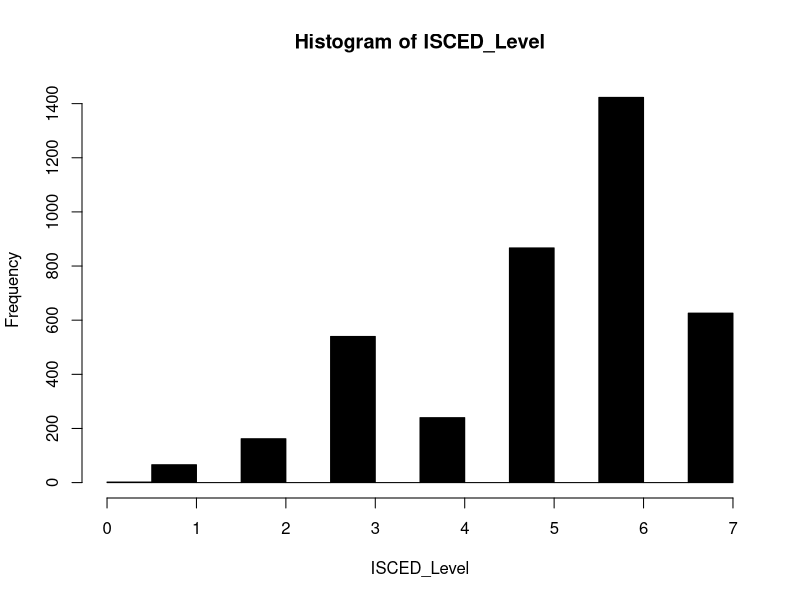
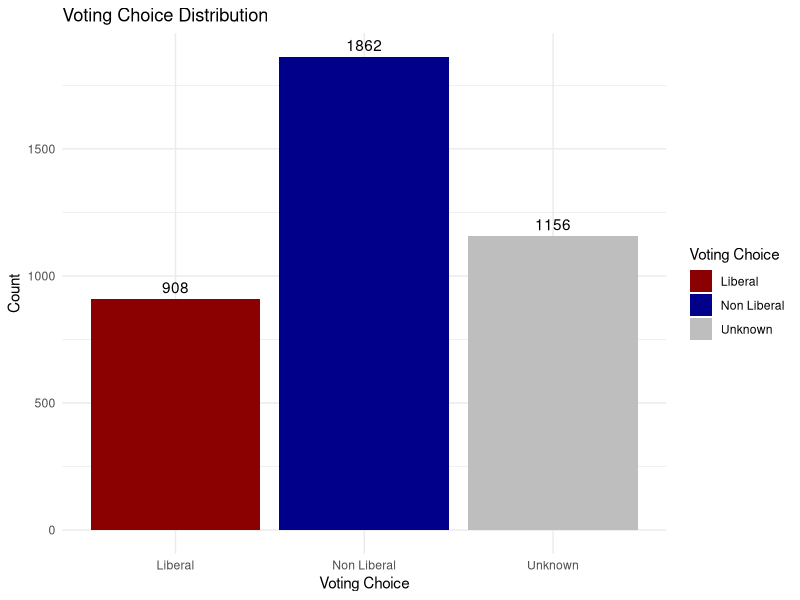
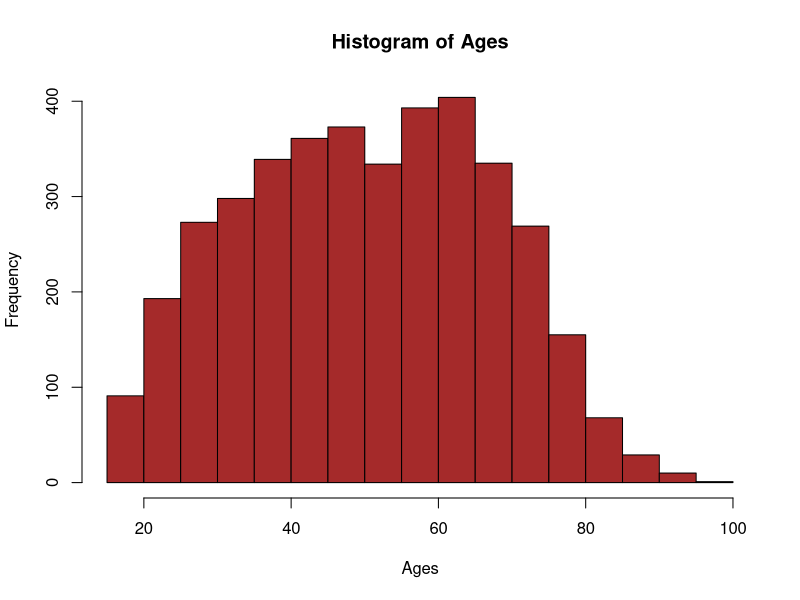
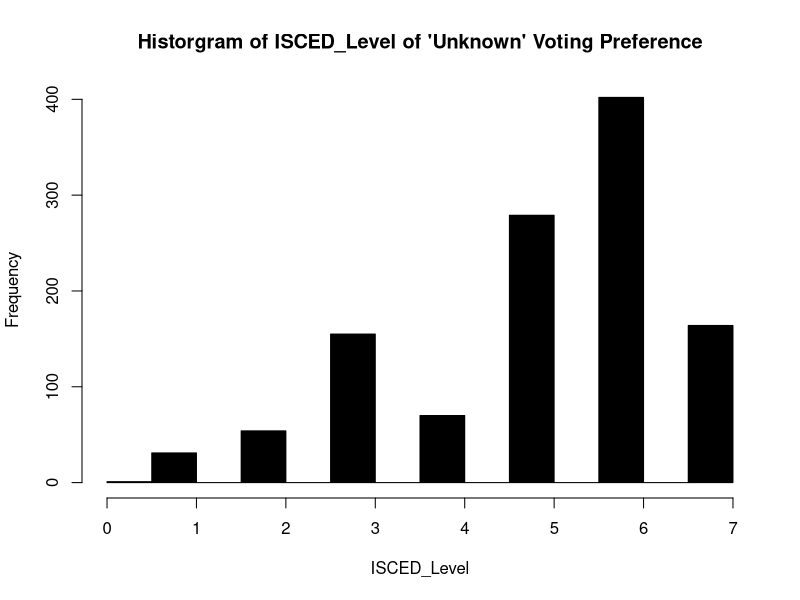
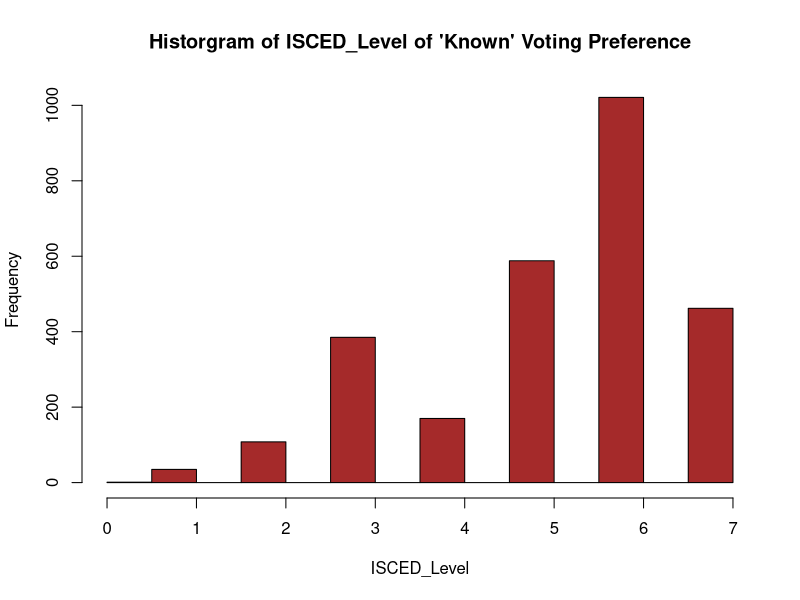

These figures' R source, in order:
## ---- chunk 1
library(tidyverse)

phone_data <- read_csv("ces_phone.csv")

## ---- chunk 2
#NA values in age, most likely to vote for (q11) and education level q(61)
na_count <- phone_data %>%
  summarize(
    q11 = sum(is.na(q11)),
    q61 = sum(is.na(q61)),
    age = sum(is.na(age))
  )

#removing NA values in q11 (81 is a low number)

phone_data <- phone_data %>% filter(!is.na(q11))

#Checking non response answers (-9, -8, -7 for q11 and q61) and valid age

no_response_count <- phone_data %>%
  summarize(
    q11 = sum(q11 < 0),
    q61 = sum(q61 < 0),
    age = sum(age < 18)
  )

#removing non response from q61 (11 is a small number)

phone_data <- phone_data %>% filter(q61 > 0)
## ---- chunk 3


# Data Cleaning: Convert q61 into ISCED
isced_mapping <- c(
  '1' = 0,  # ISCED 0 -> No school
  '2' = 1,  # ISCED 1 -> Some elem
  '3' = 1,  # ISCED 1 -> Elem
  '4' = 2,  # ISCED 2 -> Some high school
  '5' = 3,  # ISCED 3 -> High school diploma
  '6' = 4,  # ISCED 4 -> Some community colege
  '7' = 5,  # ISCED 5 -> Community College
  '8' = 6,  # ISCED 6 -> Some university
  '9' = 6,  # ISCED 6 -> Bachelor
  '10' = 7,  # ISCED 7 -> Master
  '11' = 7  # ISCED 7 -> PHD
)

phone_data <- 
  phone_data %>%
  mutate(isced_level = isced_mapping[as.character(phone_data$q61)],
         voting_choice = case_when(
           phone_data$q11 == 1 ~ 'Liberal',
           phone_data$q11 < 0 ~ 'Unknown',
           phone_data$q11 != 0 ~ 'Non Liberal'
         ))

## ---- chunk 4

#Distribution of Isced Level

hist(phone_data$isced_level, main = "Histogram of ISCED_Level", xlab = 'ISCED_Level', col = "black")

#Distribution of voting preference

vote_counts <- phone_data %>% group_by(voting_choice) %>% summarize(count = n())

ggplot(vote_counts, aes(x = voting_choice, y = count, fill = voting_choice)) +
  geom_bar(stat = "identity") +  # Create bar graph
  geom_text(aes(label = count), vjust = -0.5, color = "black") +  # Add labels
  labs(
    title = "Voting Choice Distribution",
    x = "Voting Choice",
    y = "Count",
    fill = "Voting Choice"
  ) +
  theme_minimal() + 
  scale_fill_manual(values = c("Liberal" = "darkred", "Non Liberal" = "darkblue", "Unknown" = "gray"))

#Age Distribution

hist(phone_data$age, main = "Histogram of Ages", xlab = "Ages", col = "brown")
## ---- chunk 5
phone_data_unknown <- phone_data %>% filter(voting_choice == 'Unknown')
phone_data_known <- phone_data %>% filter(voting_choice == 'Liberal' | voting_choice == 'Non Liberal')

#Unknown Dist
hist(phone_data_unknown$isced_level, main = "Historgram of ISCED_Level of 'Unknown' Voting Preference", xlab = 'ISCED_Level', col = "black")

#Known Dist
hist(phone_data_known$isced_level, main = "Historgram of ISCED_Level of 'Known' Voting Preference", xlab = 'ISCED_Level', col = "brown")
## ---- chunk 6

# Here you can run code to calculate your Confidence Intervals.

